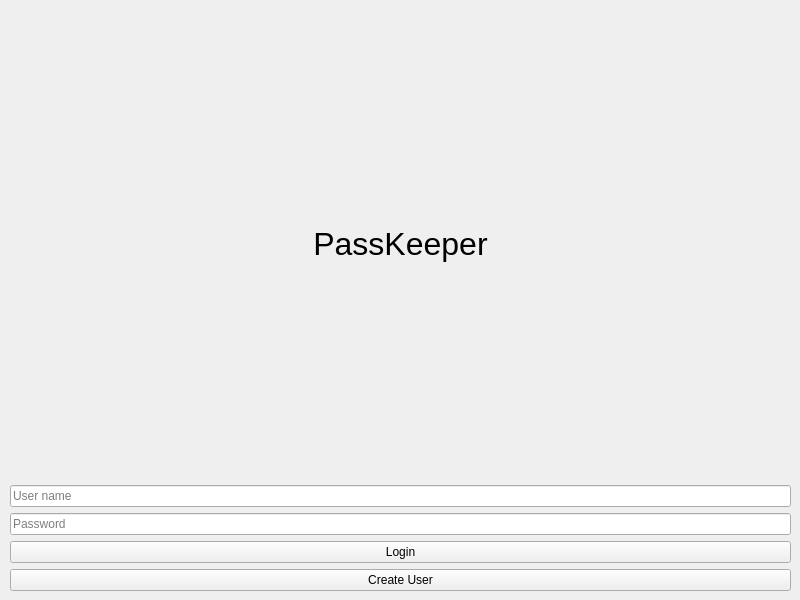
<?xml version="1.0" encoding="UTF-8"?>
<ui version="4.0">
 <class>Form</class>
 <widget class="QWidget" name="Form">
  <property name="geometry">
   <rect>
    <x>0</x>
    <y>0</y>
    <width>800</width>
    <height>600</height>
   </rect>
  </property>
  <property name="windowTitle">
   <string>Form</string>
  </property>
  <widget class="QWidget" name="verticalLayoutWidget_2">
   <property name="geometry">
    <rect>
     <x>10</x>
     <y>10</y>
     <width>781</width>
     <height>581</height>
    </rect>
   </property>
   <layout class="QVBoxLayout" name="container">
    <property name="sizeConstraint">
     <enum>QLayout::SetNoConstraint</enum>
    </property>
    <item alignment="Qt::AlignHCenter|Qt::AlignVCenter">
     <widget class="QLabel" name="label">
      <property name="font">
       <font>
        <pointsize>24</pointsize>
       </font>
      </property>
      <property name="text">
       <string>PassKeeper</string>
      </property>
      <property name="alignment">
       <set>Qt::AlignCenter</set>
      </property>
     </widget>
    </item>
    <item>
     <layout class="QVBoxLayout" name="verticalLayout">
      <item>
       <widget class="QLineEdit" name="username">
        <property name="placeholderText">
         <string>User name</string>
        </property>
       </widget>
      </item>
      <item>
       <widget class="QLineEdit" name="password">
        <property name="placeholderText">
         <string>Password</string>
        </property>
       </widget>
      </item>
      <item>
       <widget class="QPushButton" name="login">
        <property name="text">
         <string>Login</string>
        </property>
       </widget>
      </item>
      <item>
       <widget class="QPushButton" name="createUser">
        <property name="text">
         <string>Create User</string>
        </property>
       </widget>
      </item>
     </layout>
    </item>
   </layout>
  </widget>
 </widget>
 <resources/>
 <connections/>
</ui>
